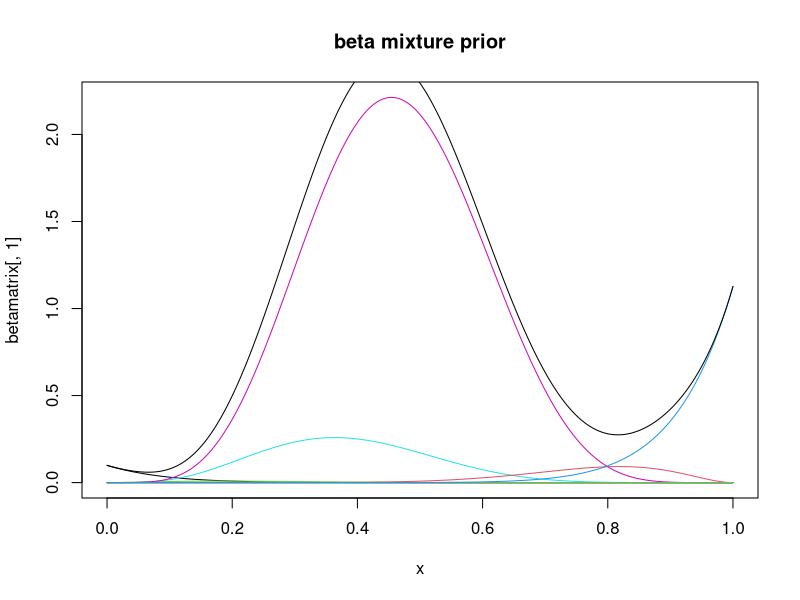

This figure's R source:
# version2
# get the weights
# add the weights to the prior curve
# plot the prior curve
set.seed(42)
x = seq(0, 1, length=10000)
K=12 # 12 beta mixture
L=10000
M=1
G0=runif

# the Stick-breaking process to have Zl
# Sample V
V1 = rbeta(L, 1, M)

# Construct stick-breaking probabilities (p from V)
p = rep(NA, L)
p[1] = V1[1]
for (i in 2:L) {
  p[i] = prod(1 - V1[1:(i - 1)]) * V1[i]
}
p = c(1 - sum(p), p)  # Attach p0 as p[1]

# Sample U from base measure G0
Z = G0(L + 1)

# get the beta density function
density_beta=function(x,j,K){
  alpha=j 
  beta=K-j+1
  out=dbeta(x,alpha,beta)
}

# come out the weights
weights=function(j,K,p,Z){
  # get Xbound
  boundd=(j-1)/K
  boundu=j/K
  # get according q_sum
  out=0
  for (i in 1:length(p)){
    if (Z[i]<=boundu&Z[i]>boundd){out=out+p[i]}
  }
  return(out)
}

# get the mixture beta density
betam=function(x,K){
  out=matrix(0,length(x),K)
  for(i in 1:K){
    out[,i]=density_beta(x,i,K)*weights(i,K,p,Z)
  }
  return(out)
}

# Plot functions
betamatrix=betam(x,K)
betamatrixcs=apply(betamatrix,1,sum)
plot(x, betamatrix[,1], type = "l", ylim = c(min(betamatrix), max(betamatrix)), main = "beta mixture prior")
for (i in 2:ncol(betamatrix)){lines(x, betamatrix[,i], col = i)}
lines(x,betamatrixcs,col='black')
